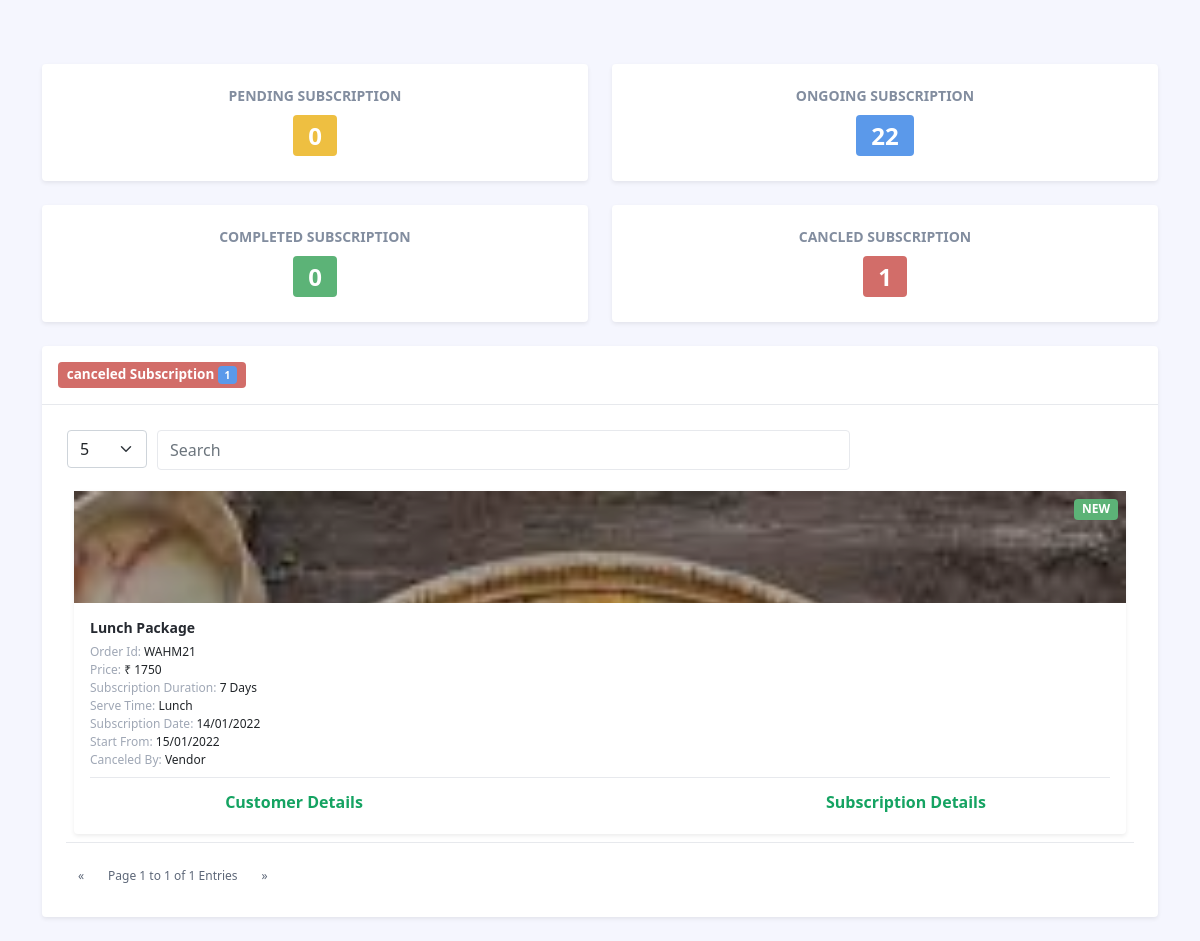
The app's page /vendor_app/cancled_sub.php?username=satyasweb1999@gmail.com with its own data.
### tables this page shows
CREATE TABLE `order_subscription` (
  `id` int(255) NOT NULL,
  `customer_id` int(255) NOT NULL,
  `vendor_id` int(255) NOT NULL,
  `food_id` varchar(500) NOT NULL,
  `serve_time` int(2) NOT NULL,
  `food_type` int(2) NOT NULL DEFAULT 0,
  `food_price` int(100) NOT NULL DEFAULT 0,
  `package_duration` int(100) NOT NULL,
  `subscription_price` double NOT NULL,
  `vendor_earning` double NOT NULL,
  `admin_earning` double NOT NULL,
  `start_date` date NOT NULL,
  `end_date` date NOT NULL,
  `accept_reject` int(2) NOT NULL DEFAULT 0,
  `subscription_date` date NOT NULL,
  `subscription_datetime` datetime NOT NULL DEFAULT current_timestamp(),
  `is_paid` int(2) NOT NULL DEFAULT 0,
  `delivery_lat` varchar(100) NOT NULL,
  `delivery_lng` varchar(100) NOT NULL,
  `delivery_address` text NOT NULL,
  `delivery_landmark` text NOT NULL,
  `reject_by` int(2) NOT NULL DEFAULT 0
);

### public_html/vendor_app/cancled_sub.php (the view, shortened to what this page needs)
<?php
include ('../conn.php');
?>
<!DOCTYPE html>
<html lang="en">
<head>
    <link id="theme-style" rel="stylesheet" href="assets/css/portal.css">
</head>
<body class="app">
    <div class="app-wrapper mt-5">
	    <div class="app-content ">
		    <div class="container">
			    <?php
									$pending_subscription = 0;
									$ongoing_subscription = 0;
									$completed_subscription = 0;
									$cancled_subscription = 0;
									$sql_subscription = "SELECT * FROM order_subscription WHERE vendor_id = '".$_SESSION["userdata"]["id"]."' AND is_paid = 1  ";
									if($result_subscription = $conn->query($sql_subscription))
									{
										while($row_subscription = $result_subscription->fetch_assoc()) {
												if($row_subscription['accept_reject'] == 2  )
												{
													$cancled_subscription++;
												}
												$package_duration = $row_subscription['package_duration'];
												$odr_id = $row_subscription['id'];
												$sql_chk = "SELECT * FROM food_processing_status WHERE food_order_id = '$odr_id' AND processing_status = 4 ";
												$result_chk = $conn->query($sql_chk);
                                                if ($result_chk->num_rows == $package_duration) {
                                                    	$completed_subscription++;
                                                }
                                                else
                                                {
                                                    if($row_subscription['accept_reject'] == 1)
												    {
												        $ongoing_subscription++;
												    }
                                                }
										}
									}
									else
									{
										$total_subscription = 0;
									    $pending_subscription = 0;
									    $ongoing_subscription = 0;
									    $completed_subscription = 0;
									    $cancled_subscription = 0;
									}
								?>
			    <div class="row g-4 mb-4">
				    <div class="col-6">
				        <a href="totalsubs.php">
					    <div class="app-card app-card-stat shadow-sm h-100">
						    <div class="app-card-body p-3 p-lg-4">
							    <h4 class="stats-type mb-1">Pending Subscription</h4>
								<div class="stats-figure"><span class="badge bg-warning"><?php echo $pending_subscription; ?></span></div>
						    </div>
					    </div>
					    </a>
				    </div>
				     <div class="col-6">
				          <a href="ongoing_sub.php">
					    <div class="app-card app-card-stat shadow-sm h-100">
						    <div class="app-card-body p-3 p-lg-4">
							    <h4 class="stats-type mb-1">Ongoing Subscription</h4>
								<div class="stats-figure"><span class="badge bg-info"><?php echo $ongoing_subscription; ?></span></div>
						    </div>
					    </div>
					    </a>
				    </div>
				     <div class="col-6">
				          <a href="completed_sub.php">
					    <div class="app-card app-card-stat shadow-sm h-100">
						    <div class="app-card-body p-3 p-lg-4">
							    <h4 class="stats-type mb-1">Completed Subscription</h4>
								<div class="stats-figure"><span class="badge bg-success"><?php echo $completed_subscription; ?></span></div>
						    </div>
					    </div>
					    </a>
				    </div>
				      <div class="col-6">
				           <a href="cancled_sub.php">
					    <div class="app-card app-card-stat shadow-sm h-100">
						    <div class="app-card-body p-3 p-lg-4">
							    <h4 class="stats-type mb-1">Cancled Subscription</h4>
								<div class="stats-figure"><span class="badge bg-danger"><?php echo $cancled_subscription; ?></span></div>
						    </div>
					    </div>
					    </a>
				    </div>
			    </div>
			    <div class="row g-4 mb-4">
			        <div class="col-12">
				        <div class="app-card app-card-chart h-100 shadow-sm">
					        <div class="app-card-header p-3">
						        <div class="row justify-content-between align-items-center">
							        <div class="col-auto">
						                <h4 class="app-card-title"><span class="badge bg-danger">canceled Subscription <span class="badge bg-info"><?php echo $cancled_subscription; ?></span></span> </h4>
							        </div>
						        </div>
					        </div>
					        <div class="app-card-body p-3 p-lg-4">
						        <div class="chart-container">
								<div class="table-responsive">
				<table class="table app-table-hover" id="myTable" >
					<thead>
					</thead>
					<tbody>
<?php
$sql_subscription = "SELECT * FROM order_subscription WHERE vendor_id = '".$_SESSION["userdata"]["id"]."' AND is_paid = 1 AND accept_reject = 2  ORDER BY subscription_date DESC ";
if($result_subscription = $conn->query($sql_subscription))
{
while($row_subscription = $result_subscription->fetch_assoc()) {
	if($row_subscription['serve_time'] == 1)
	{
		$package_name = "Breakfast Package";
	}
	elseif($row_subscription['serve_time'] == 2)
	{
		$package_name = "Lunch Package";
	}
	else
	{
		$package_name = "Dinner Package";
	}
	if($row_subscription['reject_by'] == 2)
	{
		$reject_by = "Vendor";
	}
		$food_imgs = array();
		$sql_food = "SELECT DISTINCT fi.food_img FROM food_processing_status fps LEFT JOIN food_images fi on fps.food_id = fi.food_id WHERE food_order_id = '".$row_subscription['id']."'  ";
		$result_food = $conn->query($sql_food);
		if ($result_food->num_rows > 0) {
			while($row_food = $result_food->fetch_assoc())
			{
				array_push($food_imgs, $row_food['food_img']);
			}
		}
		else
		{
			array_push($food_imgs, 'test.jpg');
		}
?>
						<tr>
							<td>
							<div class="app-card app-card-doc shadow-sm h-100">
						    <div class="app-card-thumb-holder p-3">
								<div class="app-card-thumb">
												<div class="carousel slide lazy" data-bs-ride="carousel">
												  <div class="carousel-inner">
												  <?php $fi_slider = 1; foreach($food_imgs as $fi_url) { ?>
													<div class="carousel-item <?php if($fi_slider == 1) { echo 'active'; } ?>">
												      <img <?php if($fi_slider > 1 ) { echo "data-src='uploads/food/"; } else { echo "src='uploads/food/"; } echo $fi_url."'"; ?>  class="d-block thumb-image" style="width:100%">
												    </div>
												  <?php $fi_slider++; } ?>
												  </div>
												</div>
	                            </div>
	                            <span class="badge bg-success">NEW</span>
						    </div>
						    <div class="app-card-body p-3 has-card-actions">
							    <h4 class="app-doc-title truncate mb-0"><?php echo $package_name; ?></h4>
							    <div class="app-doc-meta">
								    <ul class="list-unstyled mb-0">
										<li><span class="text-muted">Order Id:</span> <?php echo "WAHM".$row_subscription['id']; ?></li>
										<li><span class="text-muted">Price:</span> ₹ <?php echo $row_subscription['subscription_price']; ?></li>
									    <li><span class="text-muted">Subscription Duration:</span> <?php echo $row_subscription['package_duration']; ?> Days</li>
									    <li><span class="text-muted">Serve Time:</span> <?php if($row_subscription['serve_time'] == 1) { echo 'Breakfast'; } else if($row_subscription['serve_time'] == 2) { echo 'Lunch'; } else { echo 'Dinner'; } ?></li>
									    <li><span class="text-muted">Subscription Date:</span> <?php echo date("d/m/Y", strtotime($row_subscription['subscription_date'])); ?></li>
										<li><span class="text-muted">Start From:</span> <?php echo date("d/m/Y", strtotime($row_subscription['start_date'])); ?></li>
										<li><span class="text-muted">Canceled By:</span> <?php echo $reject_by; ?></li>
										<li><hr class="dropdown-divider"></li>
										<li>
										<button onclick="customerAddress(<?php echo $row_subscription['id']; ?>);" class="btn btn-link btn-link-green" type="button" >
							        		Customer Details
							      		</button>
										<button onclick="subFood(<?php echo $row_subscription['id']; ?>);" class="btn btn-link btn-link-green float-end" type="button" >
							        		Subscription Details
							      		</button>
										</li>
								    </ul>
							    </div>
						    </div>
						</div>
							</td>
						</tr>
<?php  } }  ?>
					</tbody>
				  </table>
			</div>
						        </div>
					        </div>
				        </div>
			        </div>
			    </div>
		    </div>
	    </div>
    </div>
</body>
</html>

### public_html/vendor_app/cancled_sub.php (style rules this page uses)
.btn-link-green { padding: .25rem; border-radius: 0; border: none; box-shadow: none; background: none; font-size: 1rem; text-decoration: none; color: #15a362; width:40%; }

### records on screen
order_subscription: serve_time "Lunch Package", id "21", subscription_price "1750", package_duration "7", subscription_date "14/01/2022", start_date "15/01/2022", reject_by "Vendor"

### other values on screen
$pending_subscription "0"
$ongoing_subscription "22"
$completed_subscription "0"
$cancled_subscription "1"
